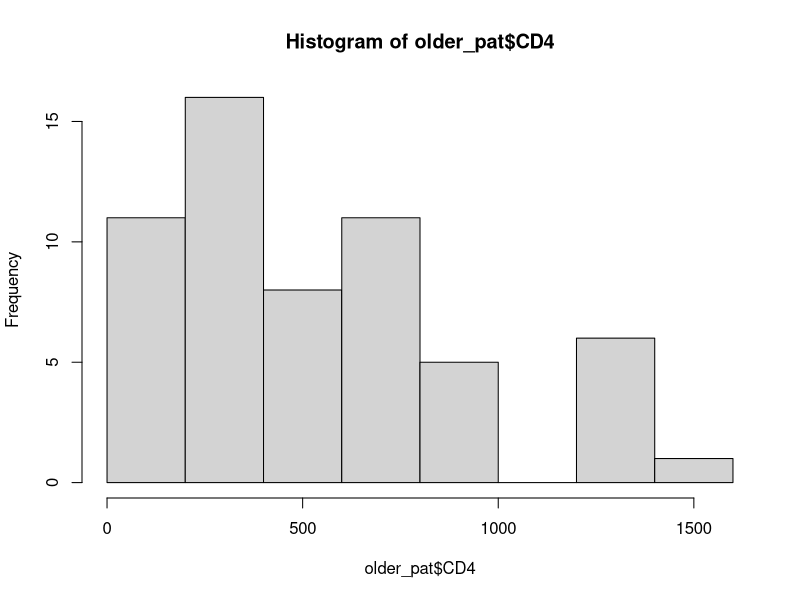
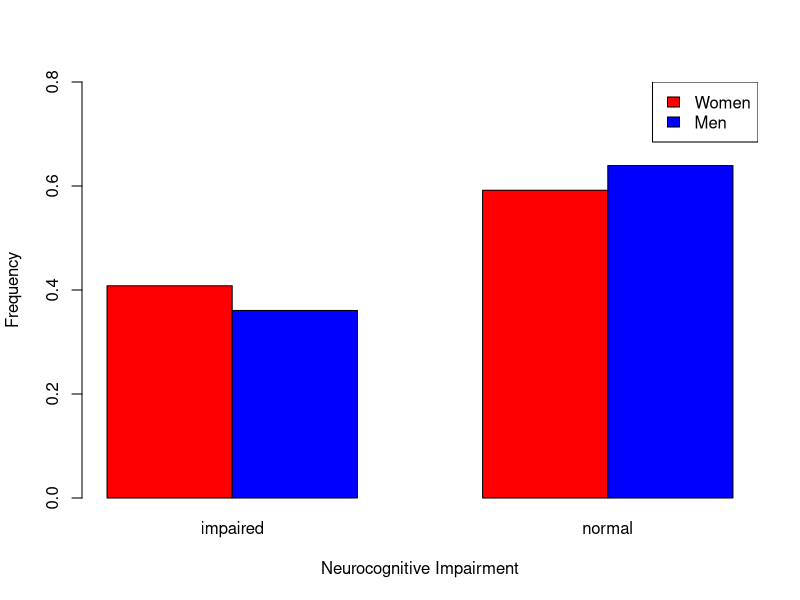
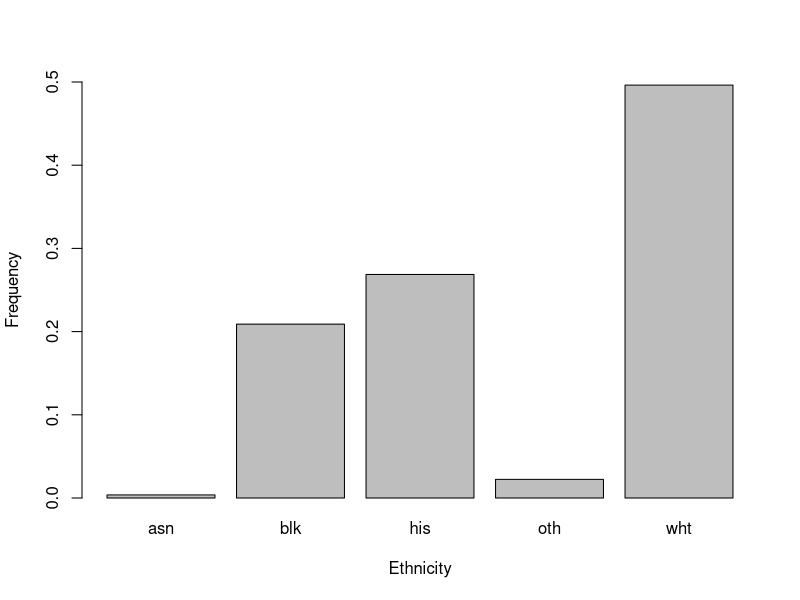
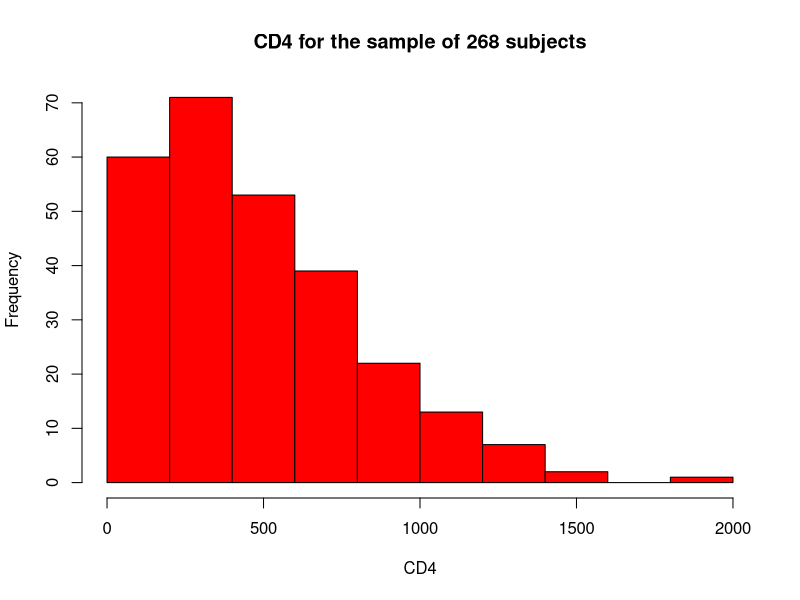
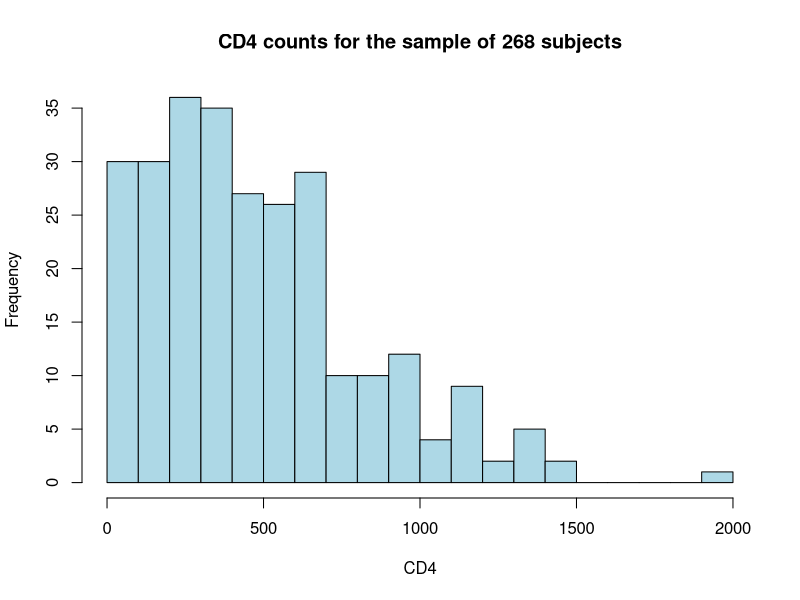
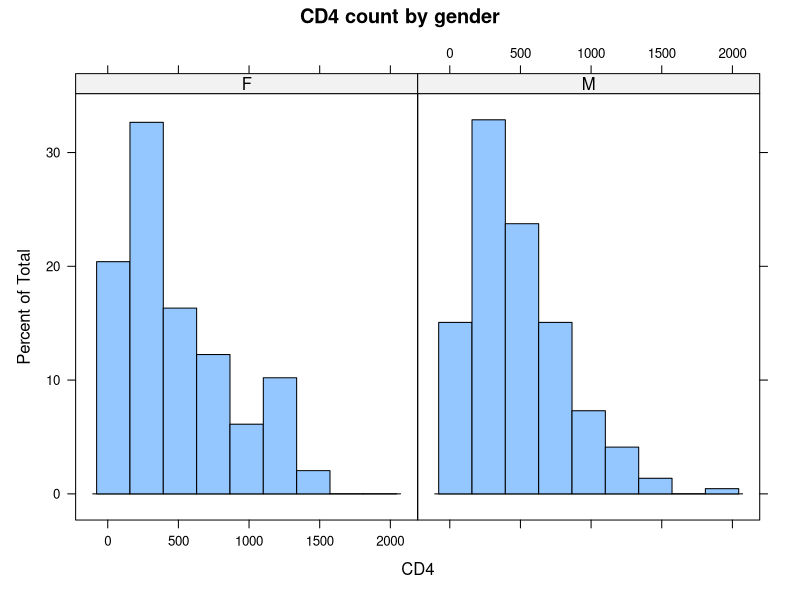
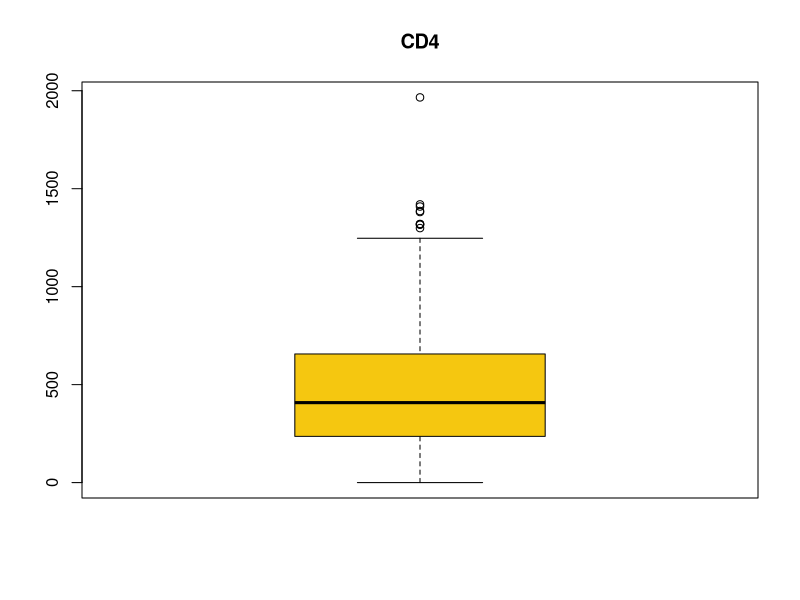
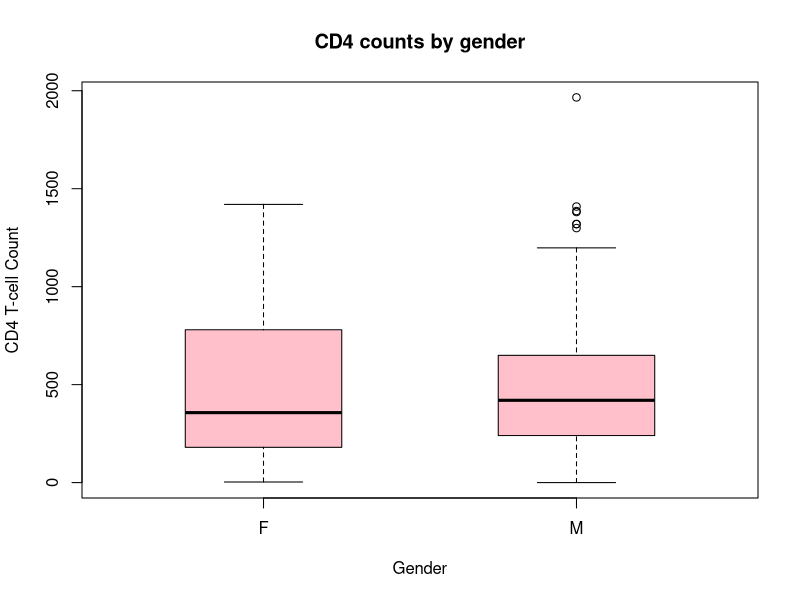

The R script that drew these images, in order:
hiv = read.csv("./Datasets/HIVNeurocognition.csv")

# check dimensions of dataframe
dim(hiv)

# check if fields are strings or integers
str(hiv)

# check mean, sd, five-number summary of Age
mean(hiv$Age)
sd(hiv$Age)
summary(hiv$Age)

# get frequency of races and their relative freq

# get summary of female patients
female_pat = hiv[hiv$Sex=='F',]
summary(female_pat)

# get summary of CD4 for older patients >= 50
older_pat = hiv[hiv$Age >= 50,]
summary(older_pat$CD4)

# plot histogram of CD4 for older patients >= 50
hist(older_pat$CD4)

### Data Analysis Script in R

hiv[1:5, ]		# take a quick look at the data
attach(hiv)	# attach the dataset

# 1.1 Summary statistics for continuous variables
mean(CD4); sd(CD4)
summary(hiv)

# 1.2 Summary statistics for binary and categorical variables
tab1 = table(Ethnicity)
tab1
prtab1 = prop.table(tab1); prtab1
round(prtab1, digits=3)

tab2 = table(Sex, Ethnicity); tab2
addmargins(tab2)
round(prop.table(tab2, margin = 1), digits = 3)   # row sums = 1
round(prop.table(tab2, margin = 2), digits = 3)	 # column sums round(prop.table(tab2), dig = 3) # total = 1 if no margin given

hiv$Age50 = ifelse(hiv$Age >= 50, "50+", "<50")
attach(hiv)	# so the new variable Age50 is attached
tab3 = table(Age50, Ethnicity, Sex); tab3
# See also xtabs(): 	xtabs( ~ Age50 + Ethnicity + Sex, data=hiv)
# See also ftable(): 	ftable(tab3)


# Class exercise 1
# 1
hiv$Impaired = ifelse(hiv$GDS >= 0.5, "impaired", "normal")
hiv[1:5,]    	# look at the first 5 rows of the data
# 2
tab4 = table(hiv$Sex, hiv$Impaired) 
	#or: tab4 = with(hiv, table(Sex, Impaired))
prtab4 = prop.table(tab4, margin = 1) # marginal frequencies by row (by Sex)
prtab4	 	# examine the table
# 3
barplot(prtab4, beside = T, ylim = c(0,0.8), xlab = "Neurocognitive Impairment", ylab = "Frequency", col = c("red", "blue"))
legend("topright", legend = c("Women", "Men"), fill = c("red", "blue"))
# end of exercise


# 2 Graphics

# 2.1 Categorical variables: barcharts
prtab1 = prop.table(table(Ethnicity))
round(prtab1, dig=3)
barplot(prtab1, ylim = c(0, 0.5), ylab = "Frequency", xlab = "Ethnicity")

# 2.2 Continuous variables: histograms
hist(CD4, col="red", main="CD4 for the sample of 268 subjects")
hist(CD4, col="light blue", main="CD4 counts for the sample of 268 subjects", breaks=16)

install.packages("lattice")         	# download lattice package
library(lattice) 					# load lattice
histogram(~ CD4 | Sex, type="percent", main="CD4 count by gender")

# 2.3 Boxplots
boxplot(CD4, col=23, main="CD4")	# color indicated by number 23
boxplot(CD4 ~ Sex, col="pink", ylab = "CD4 T-cell Count", xlab="Gender", main="CD4 counts by gender", boxwex=.5, data=hiv)
bwplot(CD4 ~ Ethnicity | Sex, main="CD4 counts by gender and ethnicity", data=hiv) 
install.packages("lattice")
# 2.4 Scatterplots
plot(x=CD4, y=GDS, col="blue")
plot(GDS ~ CD4, main="Scatterplot of GDS vs. CD4 counts", ylab = "Global Deficit Score", xlab = "CD4 T-cell Count", col="blue", data=hiv)

xyplot(GDS ~ CD4, main="GDS vs CD4 counts")
xyplot(GDS ~ CD4 | Sex, main="GDS vs CD4 counts by gender", data=hiv)

# 2.5 Scatterplot matrix
hiv2 = hiv[,c("Age", "Education", "CD4", "GDS", "Tscore")]
hiv2[1:5,]
pairs(hiv2)


# Class exercise 2
# 1a
hist(GDS, col = "seagreen", las = 1)
# 1b
boxplot(GDS, col = "steelblue", ylab = "GDS", las = 1, cex.lab = 1.5, cex.axis = 1.5)
# 1c 
boxplot(GDS ~ Ethnicity, col = "coral", ylab = "GDS", xlab = "Ethnicity", las = 1, 
        cex.lab = 1.5, cex.axis = 1.3, main = "GDS by ethnicity", 
        names = c("Asian", "Black", "Hispanic", "Other", "White"))
# 2a
plot(Education ~ Age, pch = 19, col = "blue", cex.axis = 1.5, cex.lab = 1.5, las = 1)
# 2b
cor.test(Age, Education)
# 2c
cor.test(Age, Education, method="spearman")
# end of exercise

detach(hiv)

